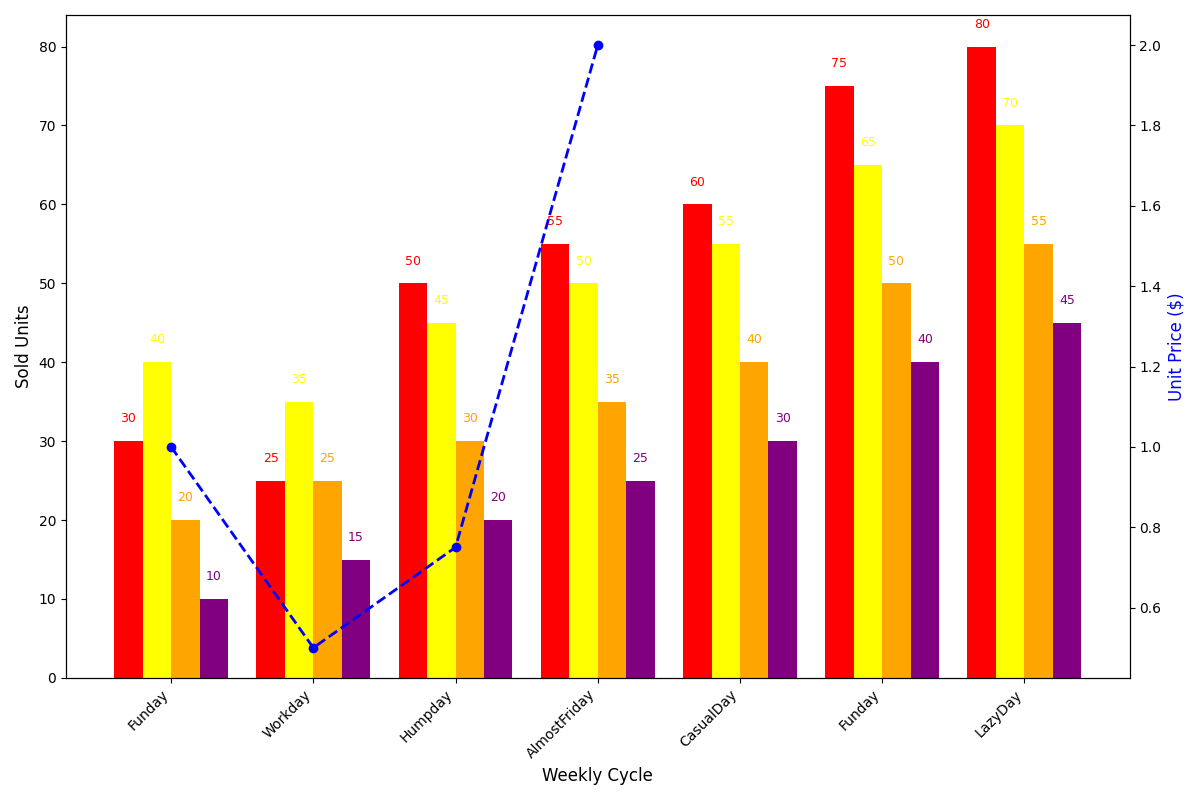

Recreate this plot in Python.
import matplotlib.pyplot as plt
import numpy as np

# Data
days = ['Funday', 'Workday', 'Humpday', 'AlmostFriday', 'CasualDay', 'Funday', 'LazyDay']
fruit_types = ['GrannySmiths', 'Minions', 'Clementines', 'Blushers']

# Sales data
apples_sales = [30, 25, 50, 55, 60, 75, 80]
bananas_sales = [40, 35, 45, 50, 55, 65, 70]
oranges_sales = [20, 25, 30, 35, 40, 50, 55]
grapes_sales = [10, 15, 20, 25, 30, 40, 45]

# Set up figure and primary axis
fig, ax1 = plt.subplots(figsize=(12, 8))

# Indices for placement of bars
x_indexes = np.arange(len(days))
width = 0.2

# Bar plots for each fruit type
ax1.bar(x_indexes - 1.5*width, apples_sales, width=width, color='red')
ax1.bar(x_indexes - 0.5*width, bananas_sales, width=width, color='yellow')
ax1.bar(x_indexes + 0.5*width, oranges_sales, width=width, color='orange')
ax1.bar(x_indexes + 1.5*width, grapes_sales, width=width, color='purple')

# Set up secondary axis for prices
ax2 = ax1.twinx()

# Prices data
fruit_prices = [1.0, 0.5, 0.75, 2.0]

# Plot fruit prices on secondary axis
ax2.plot(fruit_types, fruit_prices, 'o--', color='blue', lw=2)

# Titles and labels
ax1.set_xlabel('Weekly Cycle', fontsize=12)
ax1.set_ylabel('Sold Units', fontsize=12)
ax2.set_ylabel('Unit Price ($)', fontsize=12, color='blue')

# Customizing ticks
ax1.set_xticks(x_indexes)
ax1.set_xticklabels(days, rotation=45, ha='right')

# Annotating each bar with the sales numbers
for i, sales in enumerate(apples_sales):
    ax1.text(i - 1.5*width, apples_sales[i] + 2, f'{apples_sales[i]}', ha='center', va='bottom', fontsize=9, color='red')
for i, sales in enumerate(bananas_sales):
    ax1.text(i - 0.5*width, bananas_sales[i] + 2, f'{bananas_sales[i]}', ha='center', va='bottom', fontsize=9, color='yellow')
for i, sales in enumerate(oranges_sales):
    ax1.text(i + 0.5 * width, oranges_sales[i] + 2, f'{oranges_sales[i]}', ha='center', va='bottom', fontsize=9, color='orange')
for i, sales in enumerate(grapes_sales):
    ax1.text(i + 1.5 * width, grapes_sales[i] + 2, f'{grapes_sales[i]}', ha='center', va='bottom', fontsize=9, color='purple')

# Adjust layout
plt.tight_layout()

# Display the plot
plt.show()
